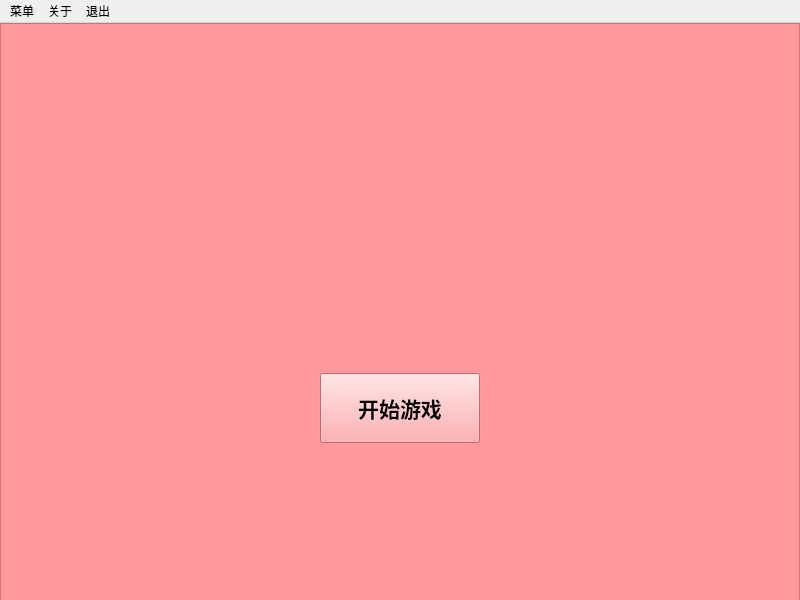
<?xml version="1.0" encoding="UTF-8"?>
<ui version="4.0">
 <class>MainWindow</class>
 <widget class="QMainWindow" name="MainWindow">
  <property name="geometry">
   <rect>
    <x>0</x>
    <y>0</y>
    <width>800</width>
    <height>600</height>
   </rect>
  </property>
  <property name="windowTitle">
   <string>飞机大战</string>
  </property>
  <widget class="QWidget" name="Center">
   <property name="layoutDirection">
    <enum>Qt::LeftToRight</enum>
   </property>
   <widget class="QFrame" name="Begin">
    <property name="geometry">
     <rect>
      <x>0</x>
      <y>0</y>
      <width>800</width>
      <height>600</height>
     </rect>
    </property>
    <property name="styleSheet">
     <string notr="true">background-color:rgb(255, 153, 155)</string>
    </property>
    <property name="frameShape">
     <enum>QFrame::StyledPanel</enum>
    </property>
    <property name="frameShadow">
     <enum>QFrame::Raised</enum>
    </property>
    <widget class="QPushButton" name="Start">
     <property name="geometry">
      <rect>
       <x>320</x>
       <y>350</y>
       <width>160</width>
       <height>70</height>
      </rect>
     </property>
     <property name="font">
      <font>
       <family>Microsoft YaHei UI</family>
       <pointsize>16</pointsize>
       <weight>75</weight>
       <bold>true</bold>
      </font>
     </property>
     <property name="styleSheet">
      <string notr="true">QPushButton{color:&quot;white&quot;;
background:qlineargradient(spread:pad, x1:0, y1:0, x2:1, y2:1, stop:0 rgba(75, 255, 0, 80), stop:1 rgba(75, 255, 0, 80));
border:0;
border-radius:20px;
}
QPushButton::pressed{
background:qlineargradient(spread:pad, x1:0, y1:0, x2:1, y2:1, stop:0 rgba(0, 255, 0, 80), stop:1 rgba(0, 255, 0, 80));
};</string>
     </property>
     <property name="text">
      <string>开始游戏</string>
     </property>
    </widget>
   </widget>
  </widget>
  <widget class="QMenuBar" name="menubar">
   <property name="geometry">
    <rect>
     <x>0</x>
     <y>0</y>
     <width>800</width>
     <height>26</height>
    </rect>
   </property>
   <widget class="QMenu" name="Menu">
    <property name="title">
     <string>菜单</string>
    </property>
    <addaction name="Replay"/>
    <addaction name="Statistic"/>
   </widget>
   <widget class="QMenu" name="Help">
    <property name="title">
     <string>关于</string>
    </property>
    <addaction name="Member"/>
    <addaction name="Copyright"/>
   </widget>
   <widget class="QMenu" name="OnExit">
    <property name="title">
     <string>退出</string>
    </property>
    <addaction name="Exit"/>
   </widget>
   <addaction name="Menu"/>
   <addaction name="Help"/>
   <addaction name="OnExit"/>
  </widget>
  <action name="Replay">
   <property name="text">
    <string>重新开始</string>
   </property>
  </action>
  <action name="Statistic">
   <property name="text">
    <string>统计</string>
   </property>
  </action>
  <action name="Member">
   <property name="text">
    <string>制作人员</string>
   </property>
  </action>
  <action name="Copyright">
   <property name="text">
    <string>版权声明</string>
   </property>
  </action>
  <action name="Exit">
   <property name="text">
    <string>退出</string>
   </property>
  </action>
 </widget>
 <resources/>
 <connections/>
</ui>
